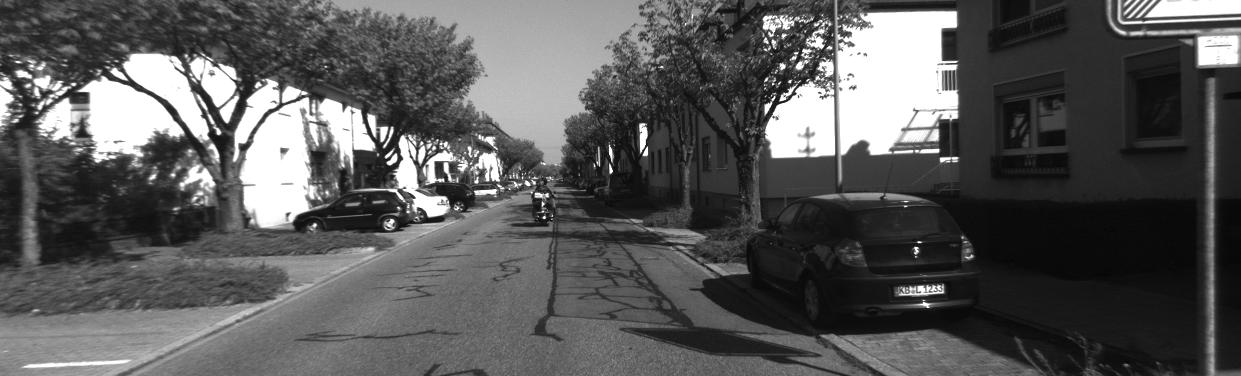
//> input picture Ch6/SLAM╡┌┴∙╜▓╫ў╥╡╫╩┴╧/L6/code/left.png, 1241 x 376 px
$ ./optical_flow_disparity   (built with g++ and OpenCV 4)
//> lines starting //> are read from the running program, lines starting //| are printed output that depends on the picture; after the words box and inside, x2 and y2 are one past the last pixel; in counts of white or black regions, pixels touching at a corner belong together
#include <opencv2/opencv.hpp>
#include <opencv4/opencv2/imgproc/types_c.h>
#include <string>
#include <Eigen/Core>
#include <Eigen/Dense>

using namespace std;
using namespace cv;

// this program shows how to use optical flow

string file_1 = "./left.png";  // first image
string file_2 = "./right.png";  // second image
string disparity_file = "./disparity.png";

// TODO implement this funciton
/**
 * single level optical flow
 * @param [in] img1 the first image
 * @param [in] img2 the second image
 * @param [in] kp1 keypoints in img1
 * @param [in|out] kp2 keypoints in img2, if empty, use initial guess in kp1
 * @param [out] success true if a keypoint is tracked successfully
 * @param [in] inverse use inverse formulation?
 */
void OpticalFlowSingleLevel(
        const Mat &img1,
        const Mat &img2,
        const vector<KeyPoint> &kp1,
        vector<KeyPoint> &kp2,
        vector<bool> &success,
        bool inverse = false
);

// TODO implement this funciton
/**
 * multi level optical flow, scale of pyramid is set to 2 by default
 * the image pyramid will be create inside the function
 * @param [in] img1 the first pyramid
 * @param [in] img2 the second pyramid
 * @param [in] kp1 keypoints in img1
 * @param [out] kp2 keypoints in img2
 * @param [out] success true if a keypoint is tracked successfully
 * @param [in] inverse set true to enable inverse formulation
 */
void OpticalFlowMultiLevel(
        const Mat &img1,
        const Mat &img2,
        const vector<KeyPoint> &kp1,
        vector<KeyPoint> &kp2,
        vector<bool> &success,
        bool inverse = false
);

/**
 * get a gray scale value from reference image (bi-linear interpolated)
 * @param img
 * @param x
 * @param y
 * @return
 */
inline float GetPixelValue(const cv::Mat &img, float x, float y) {
    uchar *data = &img.data[int(y) * img.step + int(x)];
    float xx = x - floor(x);
    float yy = y - floor(y);
    return float(
            (1 - xx) * (1 - yy) * data[0] +
            xx * (1 - yy) * data[1] +
            (1 - xx) * yy * data[img.step] +
            xx * yy * data[img.step + 1]
    );
}


int main(int argc, char **argv) {

    // images, note they are CV_8UC1, not CV_8UC3
    Mat img1 = imread(file_1, 0);
//> img1 is the input picture: 376 rows x 1241 cols, CV_8UC1; min 6, max 255, mean 89
    Mat img2 = imread(file_2, 0);
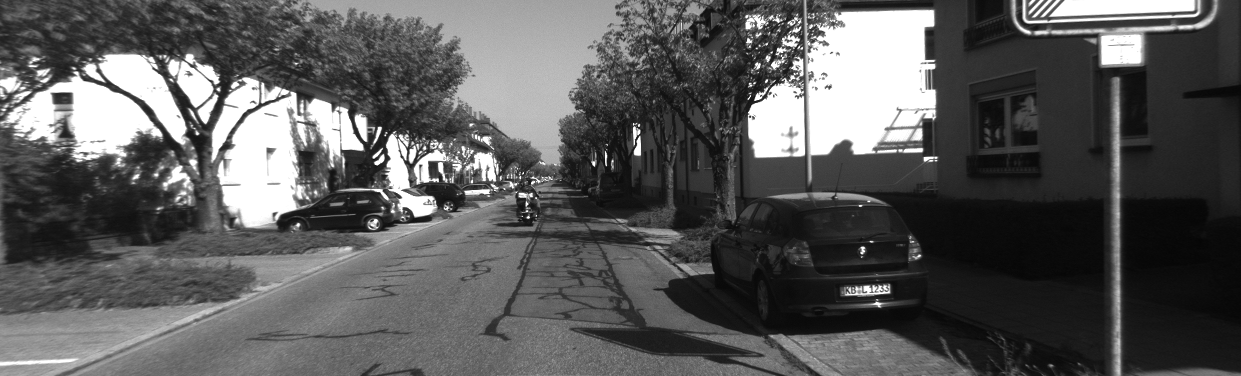
//> input picture Ch6/SLAM╡┌┴∙╜▓╫ў╥╡╫╩┴╧/L6/code/right.png, 1241 x 376 px
//> img2 is the input picture: 376 rows x 1241 cols, CV_8UC1; min 5, max 255, mean 90.3

    // key points, using GFTT here.
    vector<KeyPoint> kp1;
    Ptr<GFTTDetector> detector = GFTTDetector::create(500, 0.01, 20); // maximum 500 keypoints
    detector->detect(img1, kp1);
//> kp1 = 368 keypoints; strongest (x, y, size): (544, 217, 3), (780, 100, 3), (789, 82, 3), (385, 157, 3)

    // now lets track these key points in the second image
    // first use single level LK in the validation picture
    vector<KeyPoint> kp2_single;
    vector<bool> success_single;
    OpticalFlowSingleLevel(img1, img2, kp1, kp2_single, success_single, false);
//> the loop in OpticalFlowSingleLevel, `for (size_t i = 0; i < kp1.size(); i++)` made 368 passes
//> after the loop in OpticalFlowSingleLevel, `for (size_t i = 0; i < kp1.size(); i++)`: success = 368 values, max 1 at index 0, min 0 at index 96, mean 0.946; kp2 = 368 keypoints; strongest (x, y, size): (540, 215, 3), (748, 87, 3), (791, 78, 3), (387, 154, 3)
//> kp2_single has the same summary as kp2 in OpticalFlowSingleLevel; success_single has the same summary as success in OpticalFlowSingleLevel

    // then test multi-level LK
    vector<KeyPoint> kp2_multi;
    vector<bool> success_multi;
    OpticalFlowMultiLevel(img1, img2, kp1, kp2_multi, success_multi);
//> the loop in OpticalFlowMultiLevel, `for (int i = 0; i < pyramids; i++)` made 4 passes
//> pass 3, in OpticalFlowMultiLevel, `cv::resize(pyr2[i - 1], img2_pyr, cv::Size(pyr2[i - 1].cols * pyramid_..`:
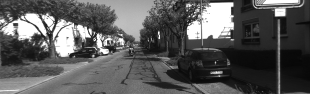
//> img2_pyr: 94 rows x 310 cols, CV_8UC1; min 6, max 255, mean 90.4
//> the loop in OpticalFlowMultiLevel, `for (int i = 0; i < kp1.size(); i++)` made 368 passes
//> after the loop in OpticalFlowMultiLevel, `for (int i = 0; i < kp1.size(); i++)`: kp1_pyr = 368 keypoints; strongest (x, y, size): (68, 27, 3), (98, 12, 3), (99, 10, 3), (48, 20, 3); kp2_pyr has the same summary as kp1_pyr
//> the loop in OpticalFlowMultiLevel, `for (auto &kp: kp2_pyr)` made 368 passes
//> after the loop in OpticalFlowMultiLevel, `for (auto &kp: kp2_pyr)`: kp2 = 368 keypoints; strongest (x, y, size): (528, 217, 3), (755, 99, 3), (766, 82, 3), (373, 157, 3)
//> kp2_multi has the same summary as kp2 in OpticalFlowMultiLevel; success_multi = 368 values, max 1 at index 0, min 0 at index 23, mean 0.929

    // use opencv's flow for validation
    vector<Point2f> pt1, pt2;
    for (auto &kp: kp1) pt1.push_back(kp.pt);
//> this loop made 368 passes
//> after the loop, pt1 = 368 Points (x, y), first 12: [544, 217], [780, 100], [789, 82], [385, 157], [915, 248], [610, 173], [443, 181], [474, 191], [414, 197], [643, 155], [392, 127], [797, 52]
    vector<uchar> status;
    vector<float> error;
    cv::calcOpticalFlowPyrLK(img1, img2, pt1, pt2, status, error, cv::Size(8, 8));
//> pt2 = 368 Points (x, y), first 12: [528, 216.8], [755, 99.34], [765.5, 81.58], [372.6, 157.1], [861.5, 247.8], [605, 163.6], [437.4, 180.9], [464.2, 191], [400.3, 196.8], [633.7, 153.7], [379.6, 126.5], [771.5, 51.78]; status = 368 values, max 1 at index 0, min 0 at index 60, mean 0.905; error = 368 values, max 90.66 at index 343, min 0 at index 60, mean 11.04

    // plot the differences of those functions
    Mat img2_single;
    cv::cvtColor(img2, img2_single, CV_GRAY2BGR);
    for (int i = 0; i < kp2_single.size(); i++) {
        if (success_single[i]) {
            cv::circle(img2_single, kp2_single[i].pt, 2, cv::Scalar(0, 250, 0), 2);
            cv::line(img2_single, kp1[i].pt, kp2_single[i].pt, cv::Scalar(0, 250, 0));
        }
    }
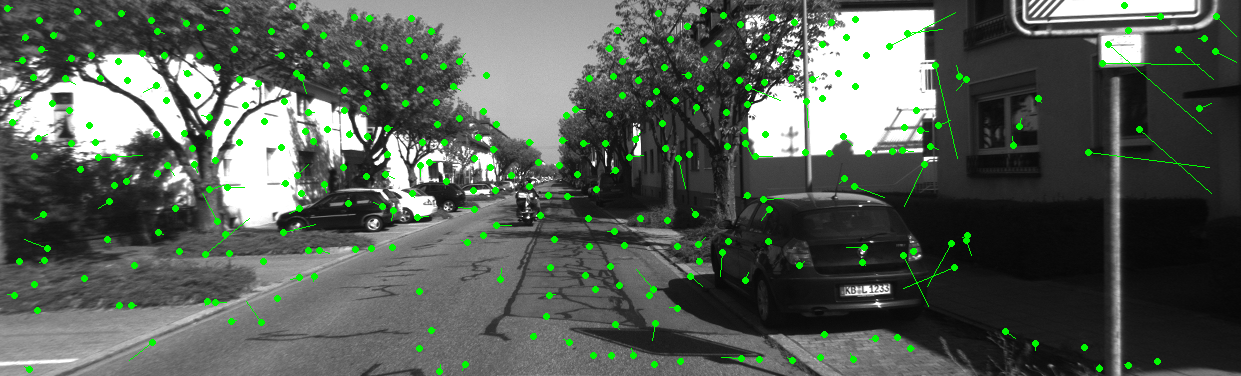
//> img2_single: 376 rows x 1241 cols, CV_8UC3; 3.15% of pixels changed, all inside (x1, y1, x2, y2) = (4, 2, 1237, 375)

    Mat img2_multi;
    cv::cvtColor(img2, img2_multi, CV_GRAY2BGR);
    for (int i = 0; i < kp2_multi.size(); i++) {
        if (success_multi[i]) {
            cv::circle(img2_multi, kp2_multi[i].pt, 2, cv::Scalar(0, 250, 0), 2);
            cv::line(img2_multi, kp1[i].pt, kp2_multi[i].pt, cv::Scalar(0, 250, 0));
        }
    }
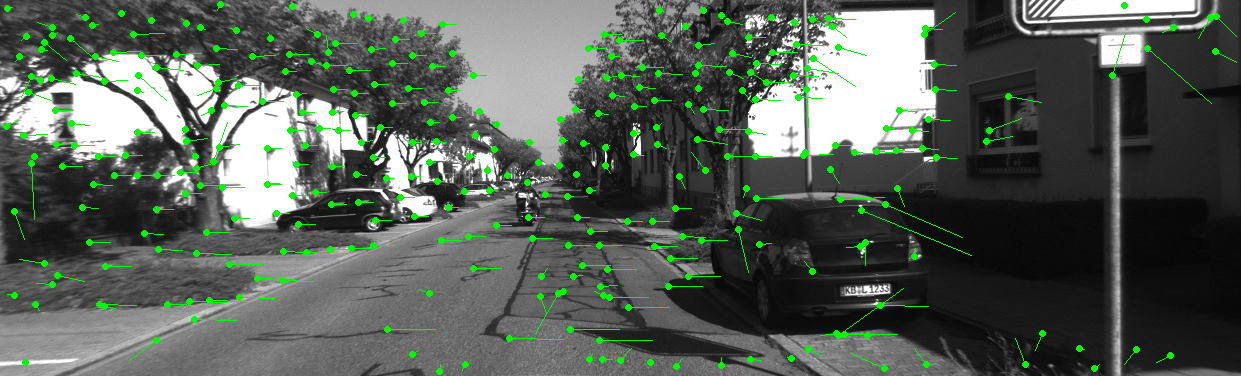
//> img2_multi: 376 rows x 1241 cols, CV_8UC3; 3.77% of pixels changed, all inside (x1, y1, x2, y2) = (3, 1, 1237, 375)

    Mat img2_CV;
    cv::cvtColor(img2, img2_CV, CV_GRAY2BGR);
    for (int i = 0; i < pt2.size(); i++) {
        if (status[i]) {
            cv::circle(img2_CV, pt2[i], 2, cv::Scalar(0, 250, 0), 2);
            cv::line(img2_CV, pt1[i], pt2[i], cv::Scalar(0, 250, 0));
        }
    }
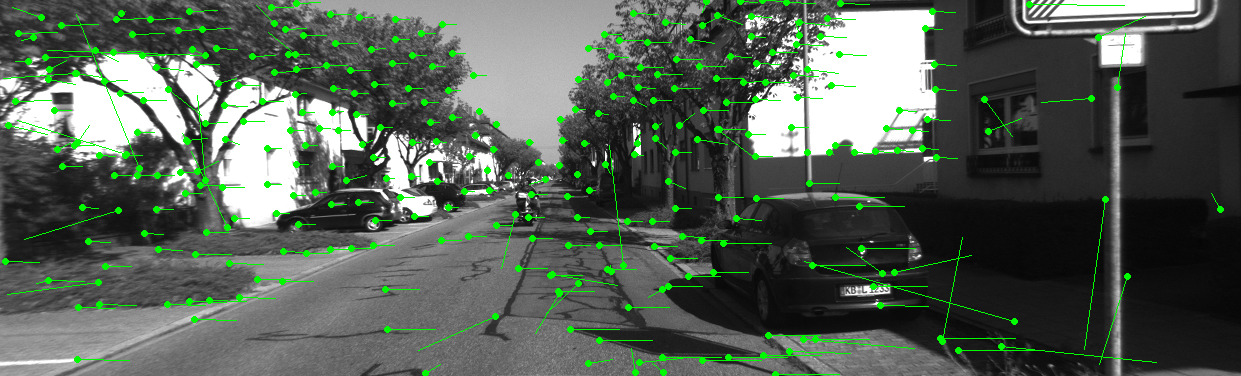
//> img2_CV: 376 rows x 1241 cols, CV_8UC3; 4.29% of pixels changed, all inside (x1, y1, x2, y2) = (2, 0, 1224, 376)

//    cv::imshow("tracked single level", img2_single);
    cv::imshow("tracked multi level", img2_multi);
//    cv::imshow("tracked by opencv", img2_CV);
//    cv::waitKey(0);

    //calculate dispartiy from optical flow
    cv::Mat disparity = cv::imread(disparity_file, 0);
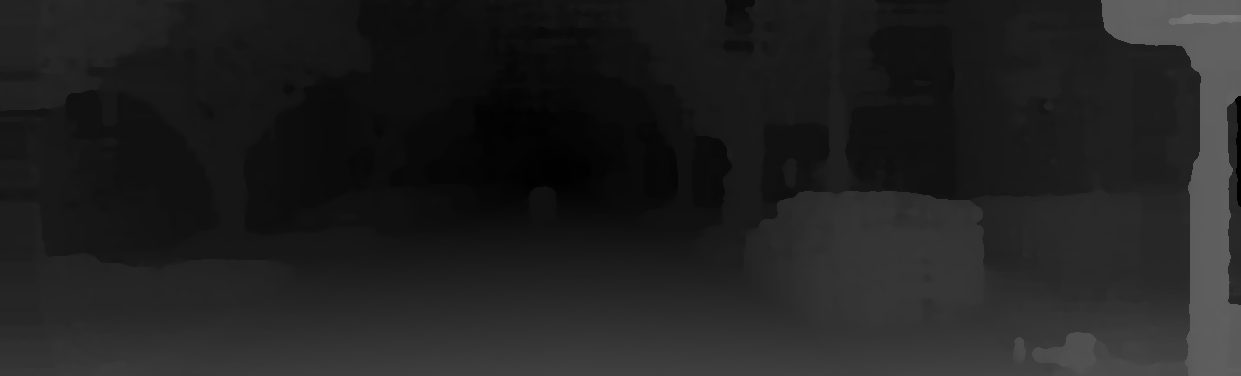
//> input picture Ch6/SLAM╡┌┴∙╜▓╫ў╥╡╫╩┴╧/L6/code/disparity.png, 1241 x 376 px
//> disparity is the input picture: 376 rows x 1241 cols, CV_8UC1; min 1, max 120, mean 32.9
    cv::Mat disparity_optical_flow = Mat::zeros(disparity.rows, disparity.cols, CV_8U);
    vector<double> origin_disparity;
    Eigen::VectorXd errors = Eigen::VectorXd(kp1.size());
    double max_disparity = -999; double min_disparity = 999;
    for(int i = 0; i< kp1.size();i++)
    {
        //dispartiy = feature point1 .x - feature point2 .x
        double thisD = kp1[i].pt.x - kp2_multi[i].pt.x;
        double thisError = thisD - (int)disparity.at<uchar>(kp1[i].pt.y, kp1[i].pt.x);
        //cout<<"my d "<<thisD<<" ref D "<<(int)disparity.at<uchar>(kp1[i].pt.y, kp1[i].pt.x)<<" error "<<thisError<<endl;
        errors[i]=thisError;
        if(thisD>max_disparity) max_disparity = thisD;
        if(thisD<min_disparity) min_disparity = thisD;
        origin_disparity.push_back(thisD);
    }
//> this loop made 368 passes
//> (thisD, thisError, max_disparity, min_disparity) on pass 1: (16.05, 0.045, 16.05, 16.05)
//> (thisD, thisError, max_disparity) on passes 2, 12, 19, 45, 48, 49: (25.05, 0.0496, 25.05), (25.25, -0.746, 25.25), (26.95, -0.0483, 26.95), (48.29, 0.293, 48.29), (76.87, 24.87, 76.87), (110.1, 57.12, 110.1)
//> after the loop, max_disparity = 164.2; min_disparity = -96.28; origin_disparity = 368 values, max 164.2 at index 235, min -96.28 at index 23, mean 12.95
    cout<<errors.sum()<<" "<<errors.mean()<<" "<<errors.norm()<<endl;
//| -5830.64 -15.8441 640.753

    double scalar = (max_disparity - min_disparity)/255;
//> scalar = 1.02
    for(int i = 0; i< kp1.size();i++)
    {
        double scalared_D = origin_disparity[i]*scalar+125;
        //cout<<i<<" "<<kp1[i].pt.y<<" "<<kp1[i].pt.x<<" "<<origin_disparity[i]<<" scalar to "<<scalared_D<<endl;
        disparity_optical_flow.at<uchar>(kp1[i].pt.y,kp1[i].pt.x)=scalared_D;
    }
//> this loop made 368 passes
//> scalared_D on passes 1 to 3: 141.4, 150.6, 149
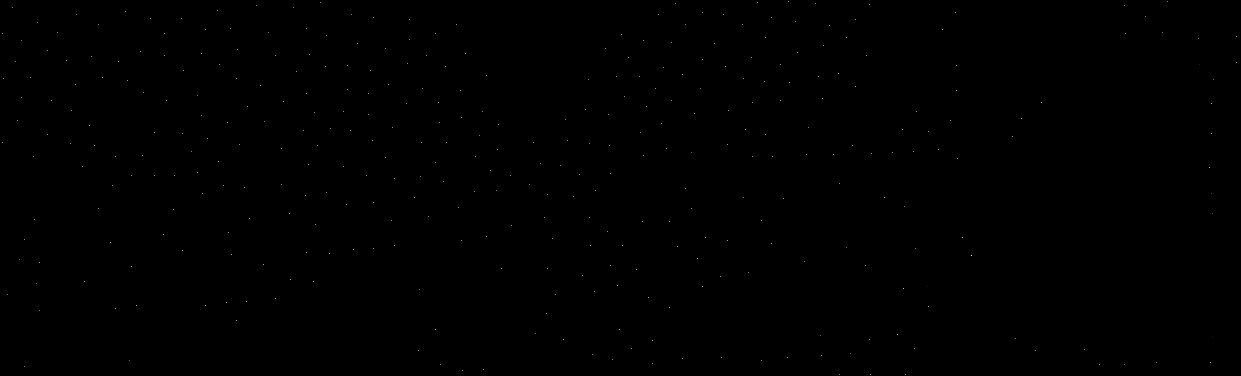
//> disparity_optical_flow: 376 rows x 1241 cols, CV_8UC1; min 0, max 237, mean 0.1
    cv::imshow("disparity", disparity);
    cv::imshow("disparity_optical_flow", disparity_optical_flow);
    cv::waitKey(0);
    return 0;
}

void OpticalFlowSingleLevel(
        const Mat &img1,
        const Mat &img2,
        const vector<KeyPoint> &kp1,
        vector<KeyPoint> &kp2,
        vector<bool> &success,
        bool inverse
) {

    // parameters
    int half_patch_size = 4;
    int iterations = 10;
    bool have_initial = !kp2.empty();

    for (size_t i = 0; i < kp1.size(); i++) {
        auto kp = kp1[i];
        double dx = 0, dy = 0; // dx,dy need to be estimated
        if (have_initial) {
            dx = kp2[i].pt.x - kp.pt.x;
            dy = kp2[i].pt.y - kp.pt.y;
        }

        double cost = 0, lastCost = 0;
        bool succ = true; // indicate if this point succeeded

        // Gauss-Newton iterations
        for (int iter = 0; iter < iterations; iter++) {
            Eigen::Matrix2d H = Eigen::Matrix2d::Zero();
            Eigen::Vector2d b = Eigen::Vector2d::Zero();
            cost = 0;

            if (kp.pt.x + dx <= half_patch_size || kp.pt.x + dx >= img1.cols - half_patch_size ||
                kp.pt.y + dy <= half_patch_size || kp.pt.y + dy >= img1.rows - half_patch_size) {   // go outside
                succ = false;
                break;
            }

            // compute cost and jacobian
            for (int x = -half_patch_size; x < half_patch_size; x++)
                for (int y = -half_patch_size; y < half_patch_size; y++) {

                    // TODO START YOUR CODE HERE (~8 lines)
                    double error = 0;
                    error = GetPixelValue(img1, kp.pt.x + x, kp.pt.y + y) -
                            GetPixelValue(img2, kp.pt.x + x + dx, kp.pt.y + y + dy);
                    Eigen::Vector2d J;  // Jacobian
                    if (inverse == false) {
                        // Forward Jacobian
                        J = -1.0 * Eigen::Vector2d(0.5 * (GetPixelValue(img2, kp.pt.x + dx + x + 1, kp.pt.y + dy + y) -
                                                          GetPixelValue(img2, kp.pt.x + dx + x - 1, kp.pt.y + dy + y)),
                                                   0.5 * (GetPixelValue(img2, kp.pt.x + dx + x, kp.pt.y + dy + y + 1) -
                                                          GetPixelValue(img2, kp.pt.x + dx + x, kp.pt.y + dy + y - 1)));
                    } else {
                        // Inverse Jacobian
                        // NOTE this J does not change when dx, dy is updated, so we can store it and only compute error
                        J = -1.0 * Eigen::Vector2d(0.5 * (GetPixelValue(img1, kp.pt.x + dx + x + 1, kp.pt.y + dy + y) -
                                                          GetPixelValue(img1, kp.pt.x + dx + x - 1, kp.pt.y + dy + y)),
                                                   0.5 * (GetPixelValue(img1, kp.pt.x + dx + x, kp.pt.y + dy + y + 1) -
                                                          GetPixelValue(img1, kp.pt.x + dx + x, kp.pt.y + dy + y - 1)));
                    }

                    // compute H, b and set cost;
                    if (inverse == false || 0 == iter) {
                        H += J * J.transpose();
                    }
                    b += -error * J;
                    cost += error * error;
                    // TODO END YOUR CODE HERE
                }

            // compute update
            // TODO START YOUR CODE HERE (~1 lines)
            Eigen::Vector2d update;
            update = H.ldlt().solve(b);
            // TODO END YOUR CODE HERE

            if (isnan(update[0])) {
                // sometimes occurred when we have a black or white patch and H is irreversible
                cout << "update is nan" << endl;
                succ = false;
                break;
            }
            if (iter > 0 && cost > lastCost) {
                cout << "cost increased: " << cost << ", " << lastCost << endl;
                break;
            }

            // update dx, dy
            dx += update[0];
            dy += update[1];
            lastCost = cost;
            succ = true;
        }

        success.push_back(succ);

        // set kp2
        if (have_initial) {
            kp2[i].pt = kp.pt + Point2f(dx, dy);
        } else {
            KeyPoint tracked = kp;
            tracked.pt += cv::Point2f(dx, dy);
            kp2.push_back(tracked);
        }
    }
}

void OpticalFlowMultiLevel(
        const Mat &img1,
        const Mat &img2,
        const vector<KeyPoint> &kp1,
        vector<KeyPoint> &kp2,
        vector<bool> &success,
        bool inverse) {

    // parameters
    int pyramids = 4;
    double pyramid_scale = 0.5;
    double scales[] = {1.0, 0.5, 0.25, 0.125};

    // create pyramids
    vector<Mat> pyr1, pyr2; // image pyramids
    // TODO START YOUR CODE HERE (~8 lines)
    for (int i = 0; i < pyramids; i++) {
        if (i == 0) {
            pyr1.push_back(img1);
            pyr2.push_back(img2);
        } else {
            Mat img1_pyr, img2_pyr;
            cv::resize(pyr1[i - 1], img1_pyr,
                       cv::Size(pyr1[i - 1].cols * pyramid_scale, pyr1[i - 1].rows * pyramid_scale));
            cv::resize(pyr2[i - 1], img2_pyr,
                       cv::Size(pyr2[i - 1].cols * pyramid_scale, pyr2[i - 1].rows * pyramid_scale));
            pyr1.push_back(img1_pyr);
            pyr2.push_back(img2_pyr);
        }
    }
    // TODO END YOUR CODE HERE

    // coarse-to-fine LK tracking in pyramids
    // TODO START YOUR CODE HERE
    vector<KeyPoint> kp1_pyr, kp2_pyr;
    for (int i = 0; i < kp1.size(); i++) {
        KeyPoint thisKeyPoint = kp1[i];
        thisKeyPoint.pt = thisKeyPoint.pt * scales[pyramids - 1];
        kp1_pyr.push_back(thisKeyPoint);
        kp2_pyr.push_back(thisKeyPoint);
    }

    for (int level = pyramids - 1; level >= 0; level--) {
        // from coarse to fine
        success.clear();
        OpticalFlowSingleLevel(pyr1[level], pyr2[level], kp1_pyr, kp2_pyr, success);
        if (level > 0) {
            for (auto &kp: kp1_pyr)
                kp.pt /= pyramid_scale;
            for (auto &kp: kp2_pyr)
                kp.pt /= pyramid_scale;
        }
    }

    for (auto &kp: kp2_pyr)
        kp2.push_back(kp);

    // TODO END YOUR CODE HERE
    // don't forget to set the results into kp2
}
